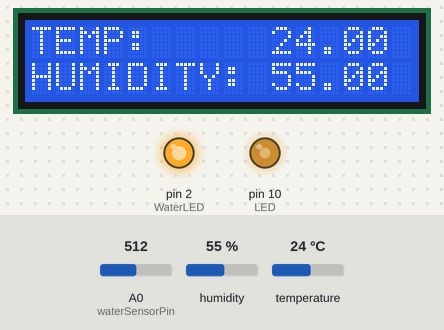
This sketch was run on a simulated Arduino Uno, built with avr-gcc and run on an emulated ATmega328P. On the bench: 16×2 character LCD, output pins drawn as LEDs (lit = HIGH). The test bench sets the inputs (shaded band); at power-on: A0 (waterSensorPin) = 512, humidity 55 %, temperature 24 °C. What the sketch prints to the serial monitor is not drawn.

Above: at 1.26 s.
1.3 s: A0 (waterSensorPin) set to 109
2.9 s: A0 (waterSensorPin) set to 90
At 3.05 s:
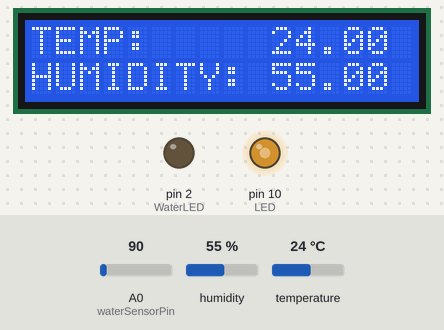
4.5 s: humidity set to 22 %
7.5 s: A0 (waterSensorPin) set to 110
At 7.83 s:
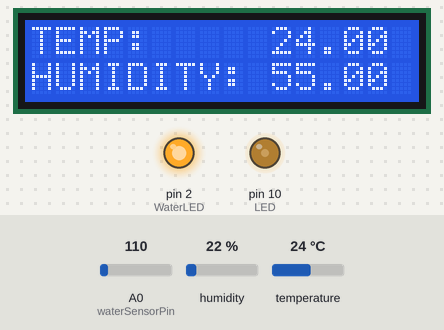
9.1 s: temperature set to 12 °C
At 10.69 s:
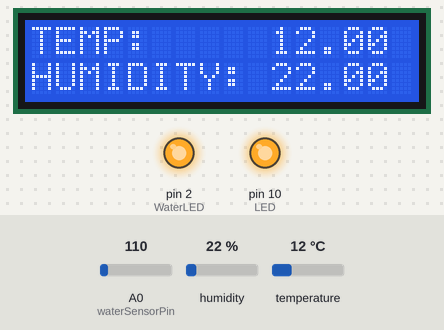
11.8 s: humidity set to 40 %
At 20.84 s:
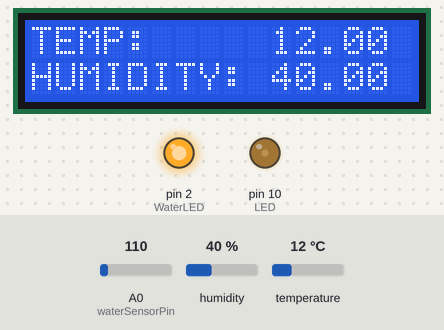
Timing chart, 0 to 23.0 s (numbered marks = the images above; inputs shaded):
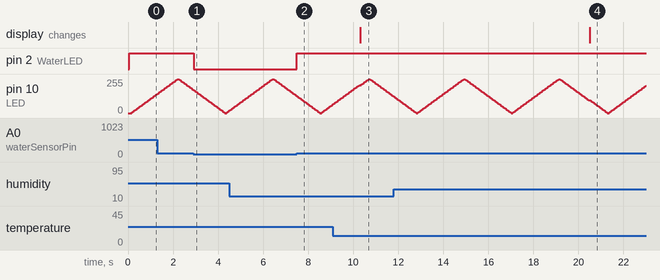

Measured:
- the behaviour switches between 101 and 100 on A0 (waterSensorPin) (found by bisection; images 0 and 1)
- after the input at 2.9 s, pin 2 (WaterLED): HIGH → LOW at once
- after the input at 7.5 s, pin 2 (WaterLED): LOW → HIGH at once
- after the input at 9.1 s, the display: changes after 1.2 s (image 3)
- after the input at 11.8 s, the display: changes after 8.7 s (image 4)

The sketch:

Sensor.ino
```cpp
#include <Wire.h>
#include <LiquidCrystal_I2C.h>
#include <DHT11.h>

//LCD
LiquidCrystal_I2C lcd(0x27, 16, 2);

//온도습도센서 연결설정
int pin = 4;
DHT11 dht11(pin);

//워터센서 설정
int waterSensorPin = 0;
int WaterLED = 2;

//LED 설정
const int LED = 10;
int _i = 0;
bool _flag = true;

//시간별 처리
int timer = 0;

void setup() {
  // put your setup code here, to run once:

  // 통신속도 설정
  Serial.begin(9600);

  // Water 센서 설정
  pinMode(WaterLED, OUTPUT);
  digitalWrite(WaterLED, LOW);

  // LCD 셋업 (I2C 통신으로 진행)
  lcd.init();
  lcd.backlight();
}

void loop() {
  // put your main code here, to run repeatedly:

  // 1 millisecond 마다 water 센서 체크
  IsWater();

  // 4 millisecond 마다 LED 변화
  if (timer % 4 == 0){
    Control_LED();
  }

  // 10초마다 실행
  if (timer % 1000 == 0){
    Read_Sensor();
  }

  delay(10);
  // 시간별 함수 처리
  timer++;
  timer = (timer >= 100000) ? 0 : timer;
}

// 워터센서가 물에 빠진지 확인
void IsWater(){
  int value = analogRead(waterSensorPin);

  if (value > 100){
    digitalWrite(WaterLED, HIGH);
  }else{
    digitalWrite(WaterLED, LOW);
  }

  //Serial.print("Value of Water Sensor: ");
  //Serial.println(value);
}

// 온도, 습도 센서 읽어서 LCD에 출력
void Read_Sensor(){
  int err;
  float temp, humi;
  if((err=dht11.read(humi, temp))==0)
  {
    lcd.clear();
    lcd.display();
    lcd.setCursor(0,0);
    lcd.print("TEMP:     ");
    lcd.print(temp);
    lcd.setCursor(0,1);
    lcd.print("HUMIDITY: ");
    lcd.print(humi);

    Serial.print("temp: ");
    Serial.print(temp);
    Serial.print("humi: ");
    Serial.print(humi);
    Serial.println();
  }
  else
  {
    lcd.backlight();
    lcd.display();
    lcd.print("ERROR NO.: ");
    lcd.print(err);
  }
}

// LED 점점 밝게 점점 어둡게
void Control_LED(){
  analogWrite(LED, _i);

  if(_flag == true){
    _i += 5;
  }else{
    _i -= 5;
  }

  if(_i >= 256){
    _flag = false;
    _i = 255;
  }

  if(_i < 0){
    _flag = true;
    _i = 0;
  }
}
```
